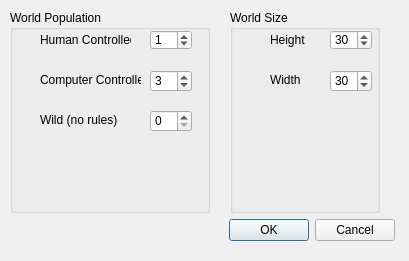
<?xml version="1.0" encoding="UTF-8"?>
<ui version="4.0">
 <class>Dialog</class>
 <widget class="QDialog" name="Dialog">
  <property name="geometry">
   <rect>
    <x>0</x>
    <y>0</y>
    <width>409</width>
    <height>261</height>
   </rect>
  </property>
  <property name="windowTitle">
   <string>Dialog</string>
  </property>
  <property name="modal">
   <bool>true</bool>
  </property>
  <widget class="QWidget" name="verticalLayoutWidget">
   <property name="geometry">
    <rect>
     <x>10</x>
     <y>10</y>
     <width>385</width>
     <height>231</height>
    </rect>
   </property>
   <layout class="QVBoxLayout" name="verticalLayout_2">
    <item>
     <layout class="QHBoxLayout" name="horizontalLayout_2">
      <property name="spacing">
       <number>6</number>
      </property>
      <item>
       <widget class="QGroupBox" name="WorldPop">
        <property name="minimumSize">
         <size>
          <width>200</width>
          <height>0</height>
         </size>
        </property>
        <property name="title">
         <string>World Population</string>
        </property>
        <widget class="QSpinBox" name="human">
         <property name="geometry">
          <rect>
           <x>140</x>
           <y>20</y>
           <width>42</width>
           <height>20</height>
          </rect>
         </property>
         <property name="buttonSymbols">
          <enum>QAbstractSpinBox::UpDownArrows</enum>
         </property>
         <property name="minimum">
          <number>0</number>
         </property>
         <property name="maximum">
          <number>100</number>
         </property>
         <property name="singleStep">
          <number>1</number>
         </property>
         <property name="value">
          <number>1</number>
         </property>
        </widget>
        <widget class="QSpinBox" name="computer">
         <property name="geometry">
          <rect>
           <x>140</x>
           <y>60</y>
           <width>42</width>
           <height>22</height>
          </rect>
         </property>
         <property name="buttonSymbols">
          <enum>QAbstractSpinBox::UpDownArrows</enum>
         </property>
         <property name="minimum">
          <number>0</number>
         </property>
         <property name="maximum">
          <number>100</number>
         </property>
         <property name="singleStep">
          <number>1</number>
         </property>
         <property name="value">
          <number>3</number>
         </property>
        </widget>
        <widget class="QLabel" name="heightLabel_3">
         <property name="geometry">
          <rect>
           <x>30</x>
           <y>20</y>
           <width>91</width>
           <height>20</height>
          </rect>
         </property>
         <property name="text">
          <string>Human Controlled</string>
         </property>
        </widget>
        <widget class="QLabel" name="widthLabel_3">
         <property name="geometry">
          <rect>
           <x>30</x>
           <y>60</y>
           <width>101</width>
           <height>20</height>
          </rect>
         </property>
         <property name="text">
          <string>Computer Controlled</string>
         </property>
        </widget>
        <widget class="QLabel" name="widthLabel_4">
         <property name="geometry">
          <rect>
           <x>30</x>
           <y>100</y>
           <width>91</width>
           <height>20</height>
          </rect>
         </property>
         <property name="text">
          <string>Wild (no rules)</string>
         </property>
        </widget>
        <widget class="QSpinBox" name="wild">
         <property name="geometry">
          <rect>
           <x>140</x>
           <y>100</y>
           <width>42</width>
           <height>22</height>
          </rect>
         </property>
         <property name="buttonSymbols">
          <enum>QAbstractSpinBox::UpDownArrows</enum>
         </property>
         <property name="minimum">
          <number>0</number>
         </property>
         <property name="maximum">
          <number>100</number>
         </property>
         <property name="singleStep">
          <number>1</number>
         </property>
         <property name="value">
          <number>0</number>
         </property>
        </widget>
        <zorder>human</zorder>
        <zorder>computer</zorder>
        <zorder>heightLabel_3</zorder>
        <zorder>widthLabel_3</zorder>
        <zorder>widthLabel_4</zorder>
        <zorder>wild</zorder>
        <zorder>worldSize</zorder>
        <zorder>worldSize</zorder>
        <zorder>worldSize</zorder>
       </widget>
      </item>
      <item>
       <spacer name="horizontalSpacer">
        <property name="orientation">
         <enum>Qt::Horizontal</enum>
        </property>
        <property name="sizeHint" stdset="0">
         <size>
          <width>40</width>
          <height>20</height>
         </size>
        </property>
       </spacer>
      </item>
      <item>
       <widget class="QGroupBox" name="worldSize">
        <property name="minimumSize">
         <size>
          <width>150</width>
          <height>0</height>
         </size>
        </property>
        <property name="maximumSize">
         <size>
          <width>186</width>
          <height>16777215</height>
         </size>
        </property>
        <property name="title">
         <string>World Size</string>
        </property>
        <widget class="QSpinBox" name="height">
         <property name="geometry">
          <rect>
           <x>100</x>
           <y>20</y>
           <width>42</width>
           <height>20</height>
          </rect>
         </property>
         <property name="buttonSymbols">
          <enum>QAbstractSpinBox::UpDownArrows</enum>
         </property>
         <property name="minimum">
          <number>5</number>
         </property>
         <property name="maximum">
          <number>100</number>
         </property>
         <property name="singleStep">
          <number>5</number>
         </property>
         <property name="value">
          <number>30</number>
         </property>
        </widget>
        <widget class="QSpinBox" name="width">
         <property name="geometry">
          <rect>
           <x>100</x>
           <y>60</y>
           <width>42</width>
           <height>22</height>
          </rect>
         </property>
         <property name="buttonSymbols">
          <enum>QAbstractSpinBox::UpDownArrows</enum>
         </property>
         <property name="minimum">
          <number>5</number>
         </property>
         <property name="maximum">
          <number>100</number>
         </property>
         <property name="singleStep">
          <number>5</number>
         </property>
         <property name="value">
          <number>30</number>
         </property>
        </widget>
        <widget class="QLabel" name="heightLabel">
         <property name="geometry">
          <rect>
           <x>40</x>
           <y>20</y>
           <width>47</width>
           <height>20</height>
          </rect>
         </property>
         <property name="text">
          <string>Height</string>
         </property>
        </widget>
        <widget class="QLabel" name="widthLabel">
         <property name="geometry">
          <rect>
           <x>40</x>
           <y>60</y>
           <width>47</width>
           <height>20</height>
          </rect>
         </property>
         <property name="text">
          <string>Width</string>
         </property>
        </widget>
       </widget>
      </item>
      <item>
       <spacer name="horizontalSpacer_2">
        <property name="orientation">
         <enum>Qt::Horizontal</enum>
        </property>
        <property name="sizeHint" stdset="0">
         <size>
          <width>40</width>
          <height>20</height>
         </size>
        </property>
       </spacer>
      </item>
     </layout>
    </item>
    <item>
     <widget class="QDialogButtonBox" name="buttonBox">
      <property name="orientation">
       <enum>Qt::Horizontal</enum>
      </property>
      <property name="standardButtons">
       <set>QDialogButtonBox::Cancel|QDialogButtonBox::Ok</set>
      </property>
     </widget>
    </item>
   </layout>
  </widget>
 </widget>
 <resources/>
 <connections>
  <connection>
   <sender>buttonBox</sender>
   <signal>accepted()</signal>
   <receiver>Dialog</receiver>
   <slot>accept()</slot>
   <hints>
    <hint type="sourcelabel">
     <x>258</x>
     <y>194</y>
    </hint>
    <hint type="destinationlabel">
     <x>157</x>
     <y>233</y>
    </hint>
   </hints>
  </connection>
  <connection>
   <sender>buttonBox</sender>
   <signal>rejected()</signal>
   <receiver>Dialog</receiver>
   <slot>reject()</slot>
   <hints>
    <hint type="sourcelabel">
     <x>326</x>
     <y>200</y>
    </hint>
    <hint type="destinationlabel">
     <x>286</x>
     <y>233</y>
    </hint>
   </hints>
  </connection>
 </connections>
</ui>
